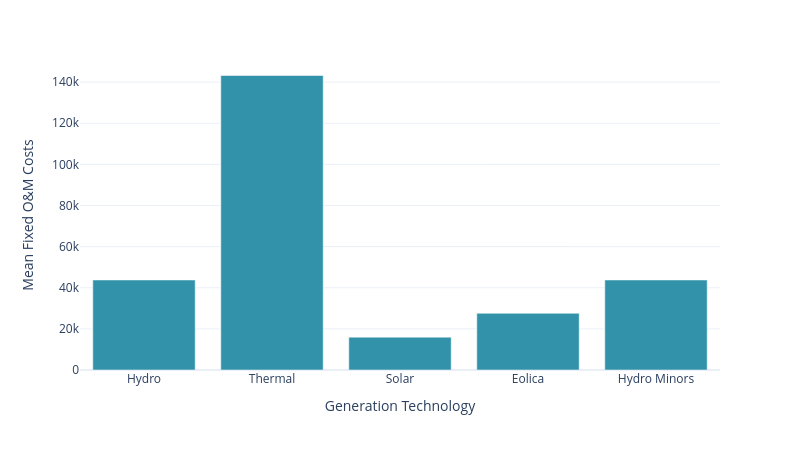

Notebook code cell kept with this figure:
### Code cell
gen_fixed_om  = gen_costs.copy()
gen_fixed_om = gen_fixed_om[['gen_tech','gen_fixed_om']]

gen_fixed_om = gen_fixed_om.groupby(['gen_tech']).agg({'gen_fixed_om':'mean'}).reset_index()

fig = px.bar(
    gen_fixed_om, x='gen_tech', y='gen_fixed_om',
    color_discrete_sequence=[colors[0]],
    labels={'gen_tech': 'Generation Technology', 'gen_fixed_om': 'Mean Fixed O&M Costs'},
    height=9*50, width=16*50, category_orders={"gen_tech": tech_order},
    template='plotly_white')
fig.show()

### Figure 1 — Plotly figure (JSON) as saved in the notebook; plotly's stock layout.template omitted (floating-point values rounded to 4 significant figures)
{"data": [{"alignmentgroup": "True", "hovertemplate": "Generation Technology=%{x}<br>Mean Fixed O&M Costs=%{y}<extra></extra>", "legendgroup": "", "marker": {"color": "#3292A9", "pattern": {"shape": ""}}, "name": "", "offsetgroup": "", "orientation": "v", "showlegend": false, "textposition": "auto", "type": "bar", "x": ["Eolica", "Hydro", "Hydro Minors", "Solar", "Thermal"], "xaxis": "x", "y": [27570, 43780, 43780, 15970, 143220], "yaxis": "y"}], "layout": {"barmode": "relative", "height": 450, "legend": {"tracegroupgap": 0}, "margin": {"t": 60}, "width": 800, "xaxis": {"anchor": "y", "categoryarray": ["Hydro", "Thermal", "Solar", "Eolica", "Hydro Minors"], "categoryorder": "array", "domain": [0, 1], "title": {"text": "Generation Technology"}}, "yaxis": {"anchor": "x", "domain": [0, 1], "title": {"text": "Mean Fixed O&M Costs"}}}}
